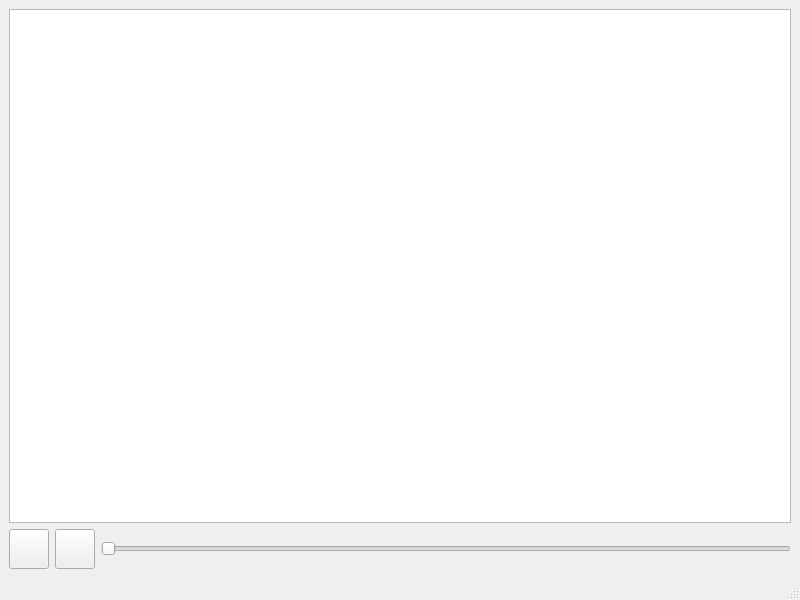
<?xml version="1.0" encoding="UTF-8"?>
<ui version="4.0">
 <class>MainWindow</class>
 <widget class="QMainWindow" name="MainWindow">
  <property name="geometry">
   <rect>
    <x>0</x>
    <y>0</y>
    <width>800</width>
    <height>600</height>
   </rect>
  </property>
  <property name="windowTitle">
   <string>Webcam Blur Filter</string>
  </property>
  <widget class="QWidget" name="centralwidget">
   <layout class="QVBoxLayout" name="verticalLayout">
    <item>
     <widget class="QGraphicsView" name="graphicsView">
      <property name="sizePolicy">
       <sizepolicy hsizetype="Expanding" vsizetype="Expanding">
        <horstretch>0</horstretch>
        <verstretch>1</verstretch>
       </sizepolicy>
      </property>
     </widget>
    </item>
    <item>
     <layout class="QHBoxLayout" name="horizontalLayout">
      <item>
       <widget class="QPushButton" name="pushButton_camera">
        <property name="sizePolicy">
         <sizepolicy hsizetype="Fixed" vsizetype="Fixed">
          <horstretch>0</horstretch>
          <verstretch>0</verstretch>
         </sizepolicy>
        </property>
        <property name="minimumSize">
         <size>
          <width>40</width>
          <height>40</height>
         </size>
        </property>
        <property name="maximumSize">
         <size>
          <width>40</width>
          <height>40</height>
         </size>
        </property>
        <property name="toolTip">
         <string>Start/Stop Camera</string>
        </property>
        <property name="text">
         <string/>
        </property>
       </widget>
      </item>
      <item>
       <widget class="QPushButton" name="pushButton_blur">
        <property name="sizePolicy">
         <sizepolicy hsizetype="Fixed" vsizetype="Fixed">
          <horstretch>0</horstretch>
          <verstretch>0</verstretch>
         </sizepolicy>
        </property>
        <property name="minimumSize">
         <size>
          <width>40</width>
          <height>40</height>
         </size>
        </property>
        <property name="maximumSize">
         <size>
          <width>40</width>
          <height>40</height>
         </size>
        </property>
        <property name="toolTip">
         <string>Toggle Background Blur</string>
        </property>
        <property name="text">
         <string/>
        </property>
       </widget>
      </item>
      <item>
       <widget class="QSlider" name="horizontalSlider_blur">
        <property name="maximum">
         <number>99</number>
        </property>
        <property name="orientation">
         <enum>Qt::Orientation::Horizontal</enum>
        </property>
       </widget>
      </item>
     </layout>
    </item>
   </layout>
  </widget>
  <widget class="QStatusBar" name="statusbar"/>
 </widget>
 <resources/>
 <connections/>
</ui>
